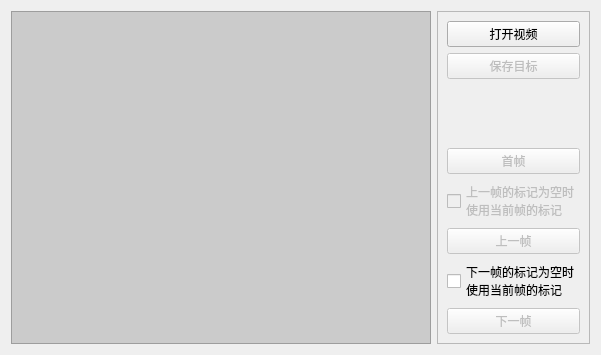
<?xml version="1.0" encoding="UTF-8"?>
<ui version="4.0">
 <class>VideoTargetMark</class>
 <widget class="QWidget" name="VideoTargetMark">
  <property name="geometry">
   <rect>
    <x>0</x>
    <y>0</y>
    <width>595</width>
    <height>355</height>
   </rect>
  </property>
  <property name="windowTitle">
   <string>Form</string>
  </property>
  <layout class="QHBoxLayout" name="horizontalLayout">
   <item>
    <widget class="QFrame" name="frame">
     <property name="minimumSize">
      <size>
       <width>420</width>
       <height>320</height>
      </size>
     </property>
     <property name="styleSheet">
      <string notr="true">background-color: rgb(203, 203, 203);</string>
     </property>
     <property name="frameShape">
      <enum>QFrame::StyledPanel</enum>
     </property>
     <property name="frameShadow">
      <enum>QFrame::Raised</enum>
     </property>
     <layout class="QVBoxLayout" name="verticalLayout">
      <item>
       <widget class="DisplayWidget" name="widget_display" native="true">
        <property name="sizePolicy">
         <sizepolicy hsizetype="Expanding" vsizetype="Preferred">
          <horstretch>0</horstretch>
          <verstretch>0</verstretch>
         </sizepolicy>
        </property>
        <property name="minimumSize">
         <size>
          <width>0</width>
          <height>0</height>
         </size>
        </property>
        <property name="focusPolicy">
         <enum>Qt::ClickFocus</enum>
        </property>
       </widget>
      </item>
     </layout>
    </widget>
   </item>
   <item>
    <widget class="QFrame" name="frame_2">
     <property name="frameShape">
      <enum>QFrame::StyledPanel</enum>
     </property>
     <property name="frameShadow">
      <enum>QFrame::Raised</enum>
     </property>
     <layout class="QVBoxLayout" name="verticalLayout_2">
      <item>
       <widget class="QPushButton" name="btn_open_video">
        <property name="text">
         <string>打开视频</string>
        </property>
       </widget>
      </item>
      <item>
       <widget class="QPushButton" name="btn_save_target">
        <property name="enabled">
         <bool>false</bool>
        </property>
        <property name="text">
         <string>保存目标</string>
        </property>
       </widget>
      </item>
      <item>
       <widget class="QLabel" name="label_video_info">
        <property name="text">
         <string/>
        </property>
       </widget>
      </item>
      <item>
       <widget class="QLabel" name="label_cur_frame">
        <property name="text">
         <string/>
        </property>
       </widget>
      </item>
      <item>
       <widget class="QLabel" name="label_target_info">
        <property name="text">
         <string/>
        </property>
       </widget>
      </item>
      <item>
       <spacer name="verticalSpacer">
        <property name="orientation">
         <enum>Qt::Vertical</enum>
        </property>
        <property name="sizeHint" stdset="0">
         <size>
          <width>20</width>
          <height>40</height>
         </size>
        </property>
       </spacer>
      </item>
      <item>
       <widget class="QPushButton" name="btn_first_frame">
        <property name="enabled">
         <bool>false</bool>
        </property>
        <property name="text">
         <string>首帧</string>
        </property>
       </widget>
      </item>
      <item>
       <widget class="QCheckBox" name="checkbox_last_frame_auto">
        <property name="enabled">
         <bool>false</bool>
        </property>
        <property name="text">
         <string>上一帧的标记为空时
使用当前帧的标记</string>
        </property>
       </widget>
      </item>
      <item>
       <widget class="QPushButton" name="btn_last_frame">
        <property name="enabled">
         <bool>false</bool>
        </property>
        <property name="text">
         <string>上一帧</string>
        </property>
        <property name="shortcut">
         <string>R</string>
        </property>
        <property name="autoRepeat">
         <bool>true</bool>
        </property>
        <property name="autoRepeatInterval">
         <number>40</number>
        </property>
       </widget>
      </item>
      <item>
       <widget class="QCheckBox" name="checkbox_next_frame_auto">
        <property name="text">
         <string>下一帧的标记为空时
使用当前帧的标记</string>
        </property>
       </widget>
      </item>
      <item>
       <widget class="QPushButton" name="btn_next_frame">
        <property name="enabled">
         <bool>false</bool>
        </property>
        <property name="text">
         <string>下一帧</string>
        </property>
        <property name="shortcut">
         <string>F</string>
        </property>
        <property name="autoRepeat">
         <bool>true</bool>
        </property>
        <property name="autoRepeatInterval">
         <number>40</number>
        </property>
       </widget>
      </item>
     </layout>
    </widget>
   </item>
  </layout>
 </widget>
 <customwidgets>
  <customwidget>
   <class>DisplayWidget</class>
   <extends>QWidget</extends>
   <header>displaywidget.h</header>
   <container>1</container>
  </customwidget>
 </customwidgets>
 <resources/>
 <connections/>
</ui>
